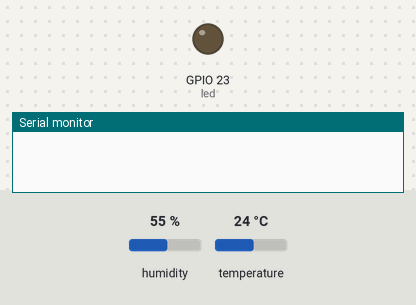
Bench run of a sketch on a simulated ESP32. On the bench: output pins drawn as LEDs (lit = HIGH), the last lines printed to the serial monitor. Inputs (shaded band) come from the test bench; at power-on: humidity 55 %, temperature 24 °C.

Above: at 0.0 s.
At 1.1 s:
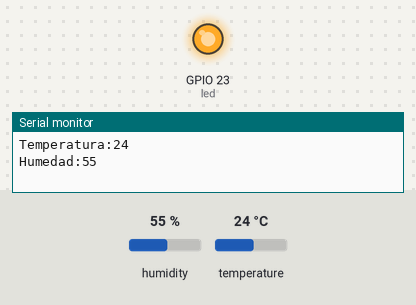
Timing chart, 0 to 2.6 s (numbered marks = the images above):
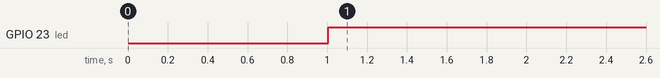

The sketch:

ESP32_DHT.ino
```cpp
int led=23;
int temperatura=0;
int humedad=0;
#include <DHT.h>

DHT dht(33,DHT22);

void setup() {
  // put your setup code here, to run once:
  pinMode(23,OUTPUT);
  dht.begin();
  Serial.begin(115200);
}

void loop() {

  delay(1000);
  temperatura=dht.readTemperature();
  humedad=dht.readHumidity();

  Serial.print("Temperatura:");
  Serial.println(temperatura);
  Serial.print("Humedad:");
  Serial.println(humedad);


  if(humedad>=50){
    digitalWrite(led,HIGH);
  }
  else{
    digitalWrite(led,LOW);
  }

}
```

Measured:
- by itself, GPIO 23 (led): LOW → HIGH at 1.0 s
